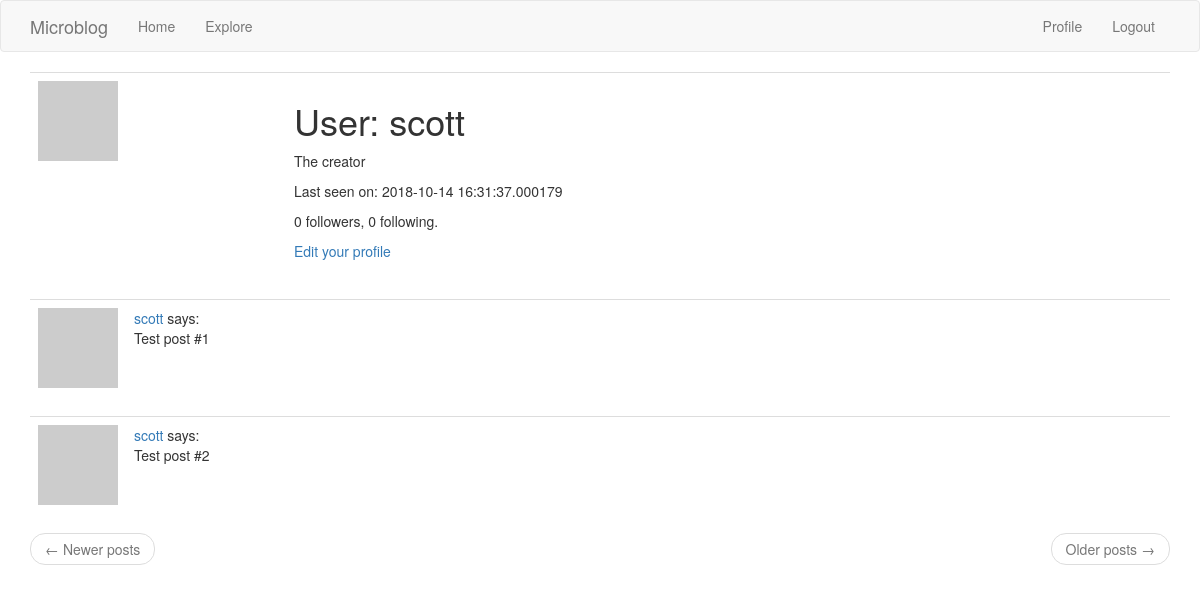
The app's page /user/scott (signed in), older data.
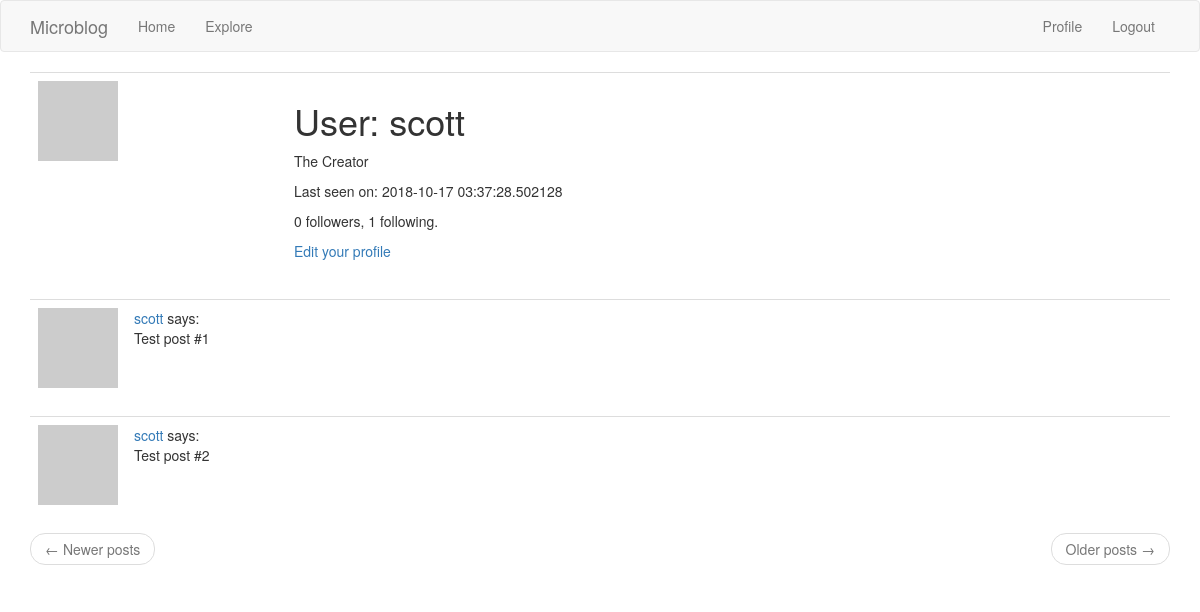
The same page, newer data.
### app/models.py (models this page shows, shortened)
class User(UserMixin, db.Model):
    id = db.Column(db.Integer, primary_key=True)
    username = db.Column(db.String(64), index=True, unique=True)
    email = db.Column(db.String(120), index=True, unique=True)
    password_hash = db.Column(db.String(128))
    posts = db.relationship('Post', backref='author', lazy='dynamic')
    about_me = db.Column(db.String(140))
    last_seen = db.Column(db.DateTime, default=datetime.utcnow)
    followed = db.relationship(
        'User', secondary=followers,
        primaryjoin=(followers.c.follower_id == id),
        secondaryjoin=(followers.c.followed_id == id),
        backref=db.backref('followers', lazy='dynamic'), lazy='dynamic')
    def avatar(self, size):
        digest = md5(self.email.lower().encode('utf-8')).hexdigest()
        return 'https://www.gravatar.com/avatar/{}?d=identicon&s={}'.format(
            digest, size)

### app/routes.py (the view)
@app.route('/user/<username>')
@login_required
def user(username):
    user = User.query.filter_by(username=username).first_or_404()
    posts = [
        {'author': user, 'body': 'Test post #1'},
        {'author': user, 'body': 'Test post #2'}
    ]
    return render_template('user.html', user=user, posts=posts)

### app/models.py (called while the page is built)
@login.user_loader
def load_user(id):
    return User.query.get(int(id))

### app/routes.py (called while the page is built)
@app.before_request
def before_request():
    if current_user.is_authenticated:
        current_user.last_seen = datetime.utcnow()
        db.session.commit()

### app/templates/user.html
{% extends "base.html" %}
{% block app_content %}
    <table class="table table-hover">
        <tr>
            <td width="256px"><img src="{{ user.avatar(256) }}"></td>
            <td>
                <h1>User: {{ user.username }}</h1>
                {% if user.about_me %}<p>{{ user.about_me }}</p>{% endif %}
                {% if user.last_seen %}<p>Last seen on: {{ user.last_seen }}</p>{% endif %}
                <p>{{ user.followers.count() }} followers, {{ user.followed.count() }} following.</p>
                {% if user == current_user %}
                <p><a href="{{ url_for('edit_profile') }}">Edit your profile</a></p>
                {% elif not current_user.is_following(user) %}
                <p><a href="{{ url_for('follow', username=user.username) }}">Follow</a></p>
                {% else %}
                <p><a href="{{ url_for('unfollow', username=user.username) }}">Unfollow</a></p>
                {% endif %}
            </td>
        </tr>
    </table>
    {% for post in posts %}
        {% include '_post.html' %}
    {% endfor %}
    <nav aria-label="...">
        <ul class="pager">
            <li class="previous{% if not prev_url %} disabled{% endif %}">
                <a href="{{ prev_url or '#' }}">
                    <span aria-hidden="true">&larr;</span> Newer posts
                </a>
            </li>
            <li class="next{% if not next_url %} disabled{% endif %}">
                <a href="{{ next_url or '#' }}">
                    Older posts <span aria-hidden="true">&rarr;</span>
                </a>
            </li>
        </ul>
    </nav>
{% endblock %}

### app/templates/_post.html
<table class="table table-hover">
    <tr>
        <td width="70px">
            <a href="{{ url_for('user', username=post.author.username) }}">
                <img src="{{ post.author.avatar(70) }}" />
            </a>
        </td>
        <td>
            <a href="{{ url_for('user', username=post.author.username) }}">
                {{ post.author.username }}
            </a>
            says:
            <br>
            {{ post.body }}
        </td>
    </tr>
</table>

Row changes from the older to the newer data that the page shows:
changed User "scott": about_me "The creator" → "The Creator"; last_seen "2018-10-14 16:31:37.000179" → "2018-10-17 03:37:28.502128"
Text that changed along with them:
{{ user.followed.count() }}: "0" → "1"
